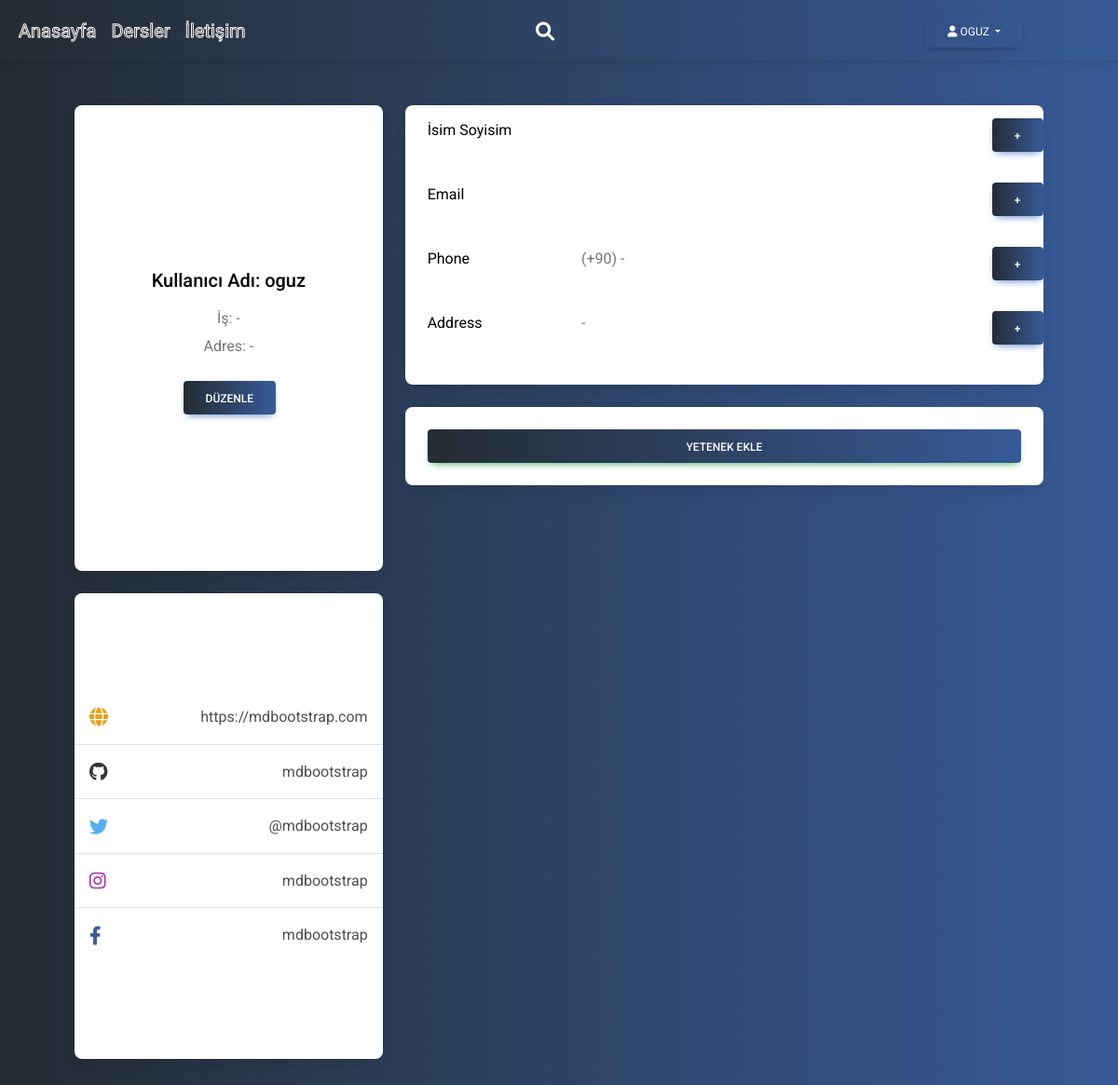
Screenshot of /Profil/ (signed in) with the database file from the repository.
### quiz/models.py (models this page shows, shortened)
class UserInfo(models.Model):
    user=models.ForeignKey(User, verbose_name=("Kullanıcı"), on_delete=models.CASCADE)
    password=models.CharField(("Şifre"), max_length=50)
    job= models.CharField(("İş"), max_length=50,default="-")
    image=models.FileField(("Fotoğraf"), upload_to=None, max_length=100,default='None/download.jpg')
    phone=models.CharField(("Telefon Numarası"), max_length=50, default="-")
    adress=models.CharField(("Adres"), max_length=50, default="-")
    status=models.ManyToManyField(UserInfoStatus, verbose_name=("Yetenekler") )

### quiz/views.py (the view, shortened to what this page needs)
# urls.py: path('Profil/',profil,name='profil'),
def profil (request):
    context={}
    userinfo = None
    user = request.user
    userinfo = UserInfo.objects.filter(user=user).first()
    if userinfo is None:
        userinfo = UserInfo.objects.create(user=user)
    context.update({
        "user":user,
        "userinfo":userinfo,
    })
    return render(request,'profile.html',context)

### quiz/templates/profile.html (shortened to what this page needs)
{% extends 'base.html' %}
{% load static %}
{% block body %}
{% include 'part/header.html' %}
<section class="gradient-custom " style=" height: 100%; z-index: 999;">
  <div class="container py-5">
      <div class="row">
          <div class="col-lg-4">
              <div style="height: 500px;" class="card mb-4">
                  <div  class="card-body text-center">
                      <h5 class="my-3" style="color: black;">Kullanıcı Adı: {{ user.username }}</h5>
                      <p class="text-muted mb-1"  style="color: black;">İş: {{ userinfo.job }}</p>
                      <p class="text-muted mb-4"  style="color: black;">Adres: {{ userinfo.adress }}</p>
                      <div class="d-flex justify-content-center mb-2">
                        <button style="margin-right: -50px;" type="button" class="btn btn-primary" data-bs-toggle="modal" data-bs-target="#modalProfil">
                            Düzenle
                        </button>
                          <div class="col-sm-1 ps-5">
                          </div>
                      </div>
                  </div>
              </div>
              <div style="height: 500px;" class="card mb-4 mb-lg-0">
                  <div class="card-body p-0">
                      <ul class="list-group list-group-flush rounded-3">
                          <li class="list-group-item d-flex justify-content-between align-items-center p-3">
                              <i class="fas fa-globe fa-lg text-warning"></i>
                              <p class="mb-0">https://mdbootstrap.com</p>
                          </li>
                          <li class="list-group-item d-flex justify-content-between align-items-center p-3">
                              <i class="fab fa-github fa-lg" style="color: #333333;"></i>
                              <p class="mb-0">mdbootstrap</p>
                          </li>
                          <li class="list-group-item d-flex justify-content-between align-items-center p-3">
                              <i class="fab fa-twitter fa-lg" style="color: #55acee;"></i>
                              <p class="mb-0">@mdbootstrap</p>
                          </li>
                          <li class="list-group-item d-flex justify-content-between align-items-center p-3">
                              <i class="fab fa-instagram fa-lg" style="color: #ac2bac;"></i>
                              <p class="mb-0">mdbootstrap</p>
                          </li>
                          <li class="list-group-item d-flex justify-content-between align-items-center p-3">
                              <i class="fab fa-facebook-f fa-lg" style="color: #3b5998;"></i>
                              <p class="mb-0">mdbootstrap</p>
                          </li>
                      </ul>
                  </div>
              </div>
          </div>
          <div class="col-lg-8">
              <div class="card mb-4" style="height: 300px;">
                  <div style="margin-top: -30px; " class="card-body">
                      <div class="row">
                          <div class="col-sm-3">
                              <p class="mb-0"  style="color: black;">İsim Soyisim</p>
                          </div>
                          <div class="col-sm-8">
                          </div>
                          <div class="col-sm-1">
                              <button type="button" class="btn btn-primary" data-bs-toggle="modal" data-bs-target="#modalName">
                                  +
                              </button>
                          </div>
                      </div>
                      <hr>
                      <div class="row">
                          <div class="col-sm-3">
                              <p class="mb-0"  style="color: black;">Email</p>
                          </div>
                          <div class="col-sm-8">
                          </div>
                          <div class="col-sm-1">
                              <button type="button" class="btn btn-primary" data-bs-toggle="modal" data-bs-target="#exampleModal">
                                  +
                              </button>
                          </div>
                      </div>
                      <hr>
                      <div class="row">
                          <div class="col-sm-3"  style="color: black;">
                              <p class="mb-0">Phone</p>
                          </div>
                          <div class="col-sm-8">
                              <p class="text-muted mb-0">(+90) {{ userinfo.phone }}</p>
                          </div>
                          <div class="col-sm-1">
                              <button type="button" class="btn btn-primary" data-bs-toggle="modal" data-bs-target="#modalPhone">
                                  +
                              </button>
                          </div>
                      </div>
                      <hr>
                      <div class="row">
                          <div class="col-sm-3">
                              <p class="mb-0"  style="color: black;">Address</p>
                          </div>
                          <div class="col-sm-8">
                              <p class="text-muted mb-0">{{ userinfo.adress }}</p>
                          </div>
                          <div class="col-sm-1">
                              <button type="button" class="btn btn-primary" data-bs-toggle="modal" data-bs-target="#modalAddress">
                                  +
                              </button>
                          </div>
                      </div>
                  </div>
              </div>
              <div class="row">
                  <div class="col-md-12">
                      <div class="card mb-4 mb-md-0">
                          <div class="card-body"  style="color: black;">
                              <div class="btn btn-success w-100 statubtn">Yetenek Ekle</div>
                          </div>
                      </div>
                  </div>
              </div>
          </div>
      </div>
  </div>
</section>
{% endblock body %}

### quiz/templates/part/header.html (shortened to what this page needs)
{% load static %}
{% block css %}
<link
href="https://cdnjs.cloudflare.com/ajax/libs/font-awesome/6.0.0/css/all.min.css"
rel="stylesheet"
/>
<link
href="https://cdnjs.cloudflare.com/ajax/libs/mdb-ui-kit/6.2.0/mdb.min.css"
rel="stylesheet"
/>
  <link rel="stylesheet" href="../static/style.css">
  <link rel="stylesheet" href="../static/animasyon.css">
{% endblock css %}
<nav class="navbar navbar-expand-lg buton">
    <div class="container-fluid">
      <div class="collapse navbar-collapse" id="navbarSupportedContent">
        <ul class="navbar-nav me-auto mb-2 mb-lg-0">
          <li class="nav-item">
            <a class="nav-link text-dark main " href="{% url 'anasayfa' %}">Anasayfa</a>
          </li>
          <li class="nav-item">
            <a class="nav-link text-dark main " href="{% url 'ders' %}">Dersler</a>
          </li>
          <li class="nav-item">
            <a class="nav-link text-dark main " href="{% url 'main' %}">İletişim</a>
          </li>
          <li class="nav-item">
            <div class="overlay">
              <a class="mk-search-trigger mk-fullscreen-trigger nav-link" href="#" style="display: table-cell; padding: 0 30px 0 20px; vertical-align: middle;" id="search-button-listener">
                <div id="search-button"><i class="fa fa-search"></i></div>
              </a>
              </div>
          </li>
        </ul>
        {% if request.user.is_authenticated %}
        <div class="dropdown" style="margin-right: 90px;  font-family: 'Prompt', sans-serif;" >
          <a class="btn text-white dropdown-toggle" href="#" role="button"
              data-bs-toggle="dropdown" aria-expanded="false">
              <i class="fa-solid fa-user"></i>  {{ request.user }}
          </a>
      </div>
        {% endif %}
      </div>
    </div>
  </nav>

### quiz/static/style.css (style rules this page uses)
.overlay { margin-top: -25px; height: 100%; width: 100%; background: rgba(0, 0, 0, 0.8); }
.mk-search-trigger { position: absolute; top: 45%; left: 45%; }
.mk-search-trigger { -webkit-transition: color .2s ease-in-out; -moz-transition: color .2s ease-in-out; -ms-transition: color .2s ease-in-out; -o-transition: color .2s ease-in-out; transition: color .2s ease-in-out }
#search-button { vertical-align: middle; height: 50px; width: 40px; margin-top: -20px; cursor: pointer; opacity: 1; padding-right: 10px; -webkit-transform: rotate(0deg); -moz-transform: rotate(0deg); -ms-transform: rotate(0deg); -o-transform: rotate(0deg); transform: rotate(0deg); }
#search-button i { color: white !important; font-size: 20px; position: absolute; left: 15px; top: 15px; }
.main { transition: all 0.5s; -webkit-text-stroke: 1px #ffffff; font-variation-settings: "wght" 900, "ital" 1; font-size: 20px; text-align: center; color: black; color: transparent; font-family: 'Prompt', sans-serif; cursor: pointer; }
.container { width: 100%; margin: auto; }
.gradient-custom { background: #0045c5dc; color: white !important; background: -webkit-linear-gradient(to right, rgb(36, 44, 51), rgb(55, 90, 151)); background: linear-gradient(to right, rgb(36, 44, 51), rgb(55, 90, 151)) }
.navbar { background: linear-gradient(to right, rgb(36, 44, 51), rgb(55, 90, 151)); }
.card { height: 100%; }
.card-body { display: flex; flex-direction: column; justify-content: center; }
.card-body .btn { align-self: center; background: #0045c5dc; background: -webkit-linear-gradient(to right, rgb(36, 44, 51), rgb(55, 90, 151)); background: linear-gradient(to right, rgb(36, 44, 51), rgb(55, 90, 151)) }
*, *::before, *::after { margin: 0; padding: 0; box-sizing: border-box; }
.container { padding: 0 50px 70px; }

### quiz/static/animasyon.css (style rules this page uses)
.container { width: 100%; position: relative; overflow: hidden; }
a { text-decoration: none; }

### quiz/templates/part/header.html (style rules this page uses)
.navbar { position: sticky; top: 0; z-index: 9999; }

### rows the page displays
UserInfo: job "-", adress "-", phone "-"

### other values shown
{{ request.user }} "OGUZ"
{{ user.username }} "oguz"
